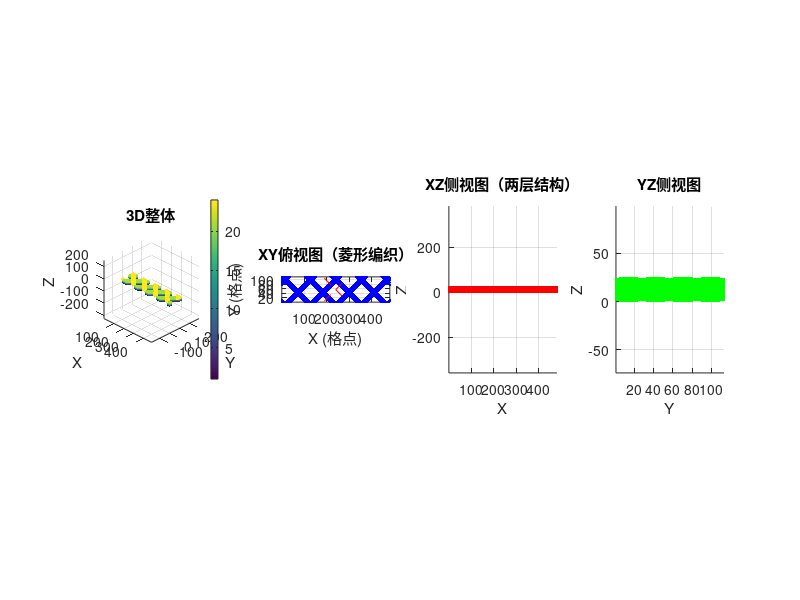

Reproduce this figure in MATLAB.
%% RO 菱形编织隔网几何生成（正确版）
clear; clc; close all;

%% 参数设置
Lx = 24.0;      % mm，流道长度
Ly = 5.66;      % mm，流道宽度（1个cross的宽度 = pitch*sqrt(2)）  
Lz = 1.2;       % mm，流道高度

d_fiber = 1.0;  % mm，纤维直径
r_fiber = 0.5;  % mm，纤维半径

pitch = 4.0;    % mm，节距（相邻平行纤维中心距离）
angle = 45;     % 度

dx = 0.05;      % mm，网格分辨率

NX = round(Lx / dx);  % 480
NY = round(Ly / dx);  % 113
NZ = round(Lz / dx);  % 24

% 菱形编织的关键参数
% 菱形对角线长度 = pitch * sqrt(2)
diamond_diag = pitch * sqrt(2);  % ≈ 5.657 mm
% 这正是 Ly 的长度，所以Y方向刚好是1个菱形

fprintf('网格: %d×%d×%d = %.2f 万\n', NX, NY, NZ, NX*NY*NZ/10000);
fprintf('菱形对角线: %.3f mm (Ly=%.2f mm)\n', diamond_diag, Ly);
fprintf('X方向可排 %d 个完整菱形周期\n', floor(Lx / diamond_diag));

%% 生成网格坐标
x = (0:NX-1) * dx;
y = (0:NY-1) * dx;
z = (0:NZ-1) * dx;

[X, Y] = meshgrid(x, y);

%% 下层纤维：+45° 方向（从左下到右上）
% 平行线族：y = x + c，间距为 diamond_diag
layer1_2D = false(NY, NX);

% 纤维中心线位置（周期性）
for c = -Lx:diamond_diag:(Lx+Ly)
    % 直线 y = x + c，即 x - y + c = 0
    % 距离 = |x - y + c| / sqrt(2)
    dist = abs(X - Y + c) / sqrt(2);
    layer1_2D = layer1_2D | (dist < r_fiber);
end

%% 上层纤维：-45° 方向（从左上到右下）
% 平行线族：y = -x + c，间距为 diamond_diag
layer2_2D = false(NY, NX);

for c = 0:diamond_diag:(Lx+Ly)
    % 直线 y = -x + c，即 x + y - c = 0
    % 距离 = |x + y - c| / sqrt(2)
    dist = abs(X + Y - c) / sqrt(2);
    layer2_2D = layer2_2D | (dist < r_fiber);
end

%% 沿 Z 方向构建 3D 结构（上下层交错）
solid = false(NY, NX, NZ);

% 下层在底部，上层在顶部，中间是流道
z_layer_thickness = d_fiber;  % 每层纤维占一个直径厚度

for iz = 1:NZ
    z_phys = z(iz);
    
    if z_phys <= z_layer_thickness
        solid(:, :, iz) = layer1_2D;  % 下层：+45°
    elseif z_phys >= (Lz - z_layer_thickness)
        solid(:, :, iz) = layer2_2D;  % 上层：-45°
    end
end

%% 统计
solid_count = sum(solid(:));
total_count = NX * NY * NZ;
porosity = 1 - solid_count / total_count;

fprintf('\n固体格点: %d\n', solid_count);
fprintf('总格点: %d\n', total_count);
fprintf('孔隙率: %.4f (%.2f%%)\n', porosity, porosity*100);

if porosity >= 0.75 && porosity <= 0.95
    fprintf('✓ 孔隙率正常\n');
else
    fprintf('注意：孔隙率可能需要调整\n');
end

%% 可视化
figure('Name', '菱形编织隔网（正确版）', 'Position', [20 20 1600 450]);

[ys, xs, zs] = ind2sub([NY, NX, NZ], find(solid));

% 1. 3D整体
subplot(1,4,1);
scatter3(xs, ys, zs, 3, zs, 'filled');
axis equal tight;
xlabel('X'); ylabel('Y'); zlabel('Z');
title('3D整体');
colorbar; view(45,30); grid on;

% 2. XY俯视图（应该看到清晰的菱形网格）
subplot(1,4,2);
scatter(xs, ys, 1, 'b', 'filled');
axis equal tight;
xlabel('X (格点)'); ylabel('Y (格点)');
title('XY俯视图（菱形编织）');
grid on; box on;
xlim([1 NX]); ylim([1 NY]);

% 画菱形辅助验证
hold on;
cx = NX/2; cy = NY/2;
plot([cx-50 cx+50], [cy-50 cy+50], 'r--', 'LineWidth', 0.5);
plot([cx-50 cx+50], [cy+50 cy-50], 'r--', 'LineWidth', 0.5);
hold off;

% 3. XZ侧视图（两层）
subplot(1,4,3);
scatter(xs, zs, 2, 'r', 'filled');
axis equal tight;
xlabel('X'); ylabel('Z');
title('XZ侧视图（两层结构）');
grid on;

% 4. YZ侧视图
subplot(1,4,4);
scatter(ys, zs, 2, 'g', 'filled');
axis equal tight;
xlabel('Y'); ylabel('Z');
title('YZ侧视图');
grid on;

%% 导出
fid = fopen('geometry_check.dat', 'w');
fprintf(fid, 'X Y Z\n');
for i = 1:length(xs)
    fprintf(fid, '%d %d %d\n', xs(i)-1, ys(i)-1, zs(i)-1);
end
fclose(fid);
fprintf('\n已保存: geometry_check.dat\n');
